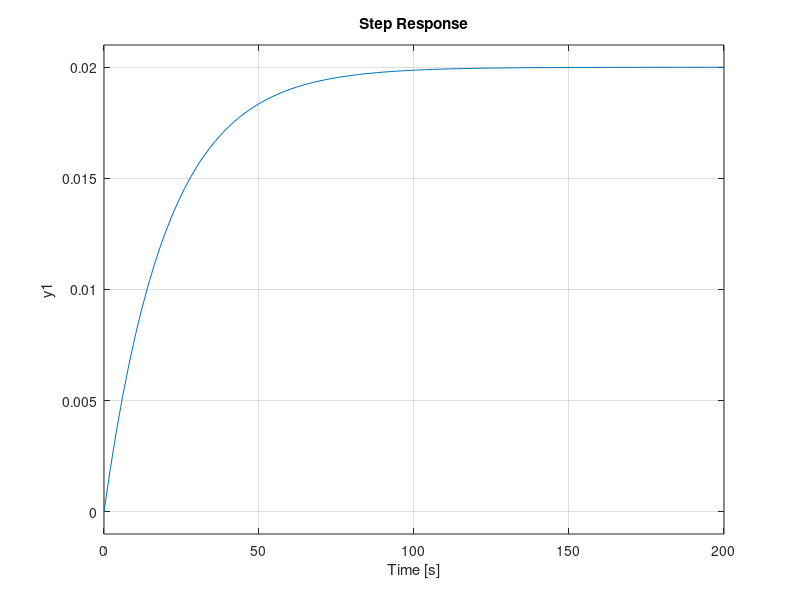

Reproduce this figure in MATLAB. (Note: this script raises an error after producing the figure.)
clc;
clear all;
m=1000;
b=50;
OpenLoop=tf([1],[m b]);
step(OpenLoop);
controlSystemDesigner(OpenLoop);
%%
m=1000;
b=50;
OpenLoop=tf([1],[m b]);
Kp=420;
Ki=60;
Kd=60;
Td=Kd/Kp
Ti=Kp/Ki
controller=pid(Kp,Ki,Kd);
ClosedLoop=feedback(series(controller,OpenLoop),1);
figure;
step(ClosedLoop)
info=stepinfo(ClosedLoop);
T_rise=info.RiseTime
T_overshoot=info.Overshoot
[y t]=step(ClosedLoop);
Error_ss=abs(1-y(end))

